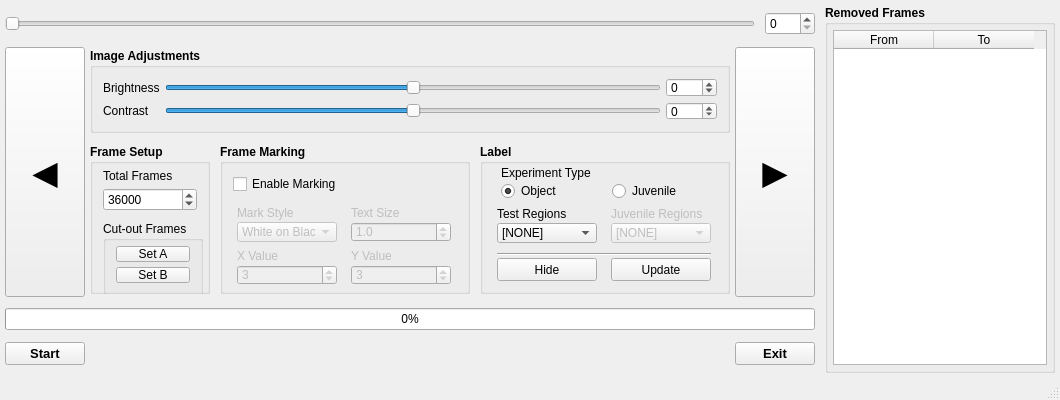
<?xml version="1.0" encoding="UTF-8"?>
<ui version="4.0">
 <class>ControlViewer</class>
 <widget class="QMainWindow" name="ControlViewer">
  <property name="geometry">
   <rect>
    <x>0</x>
    <y>0</y>
    <width>1060</width>
    <height>400</height>
   </rect>
  </property>
  <property name="minimumSize">
   <size>
    <width>1060</width>
    <height>400</height>
   </size>
  </property>
  <property name="maximumSize">
   <size>
    <width>1060</width>
    <height>400</height>
   </size>
  </property>
  <property name="windowTitle">
   <string>MEGIT Pre-Processing Control</string>
  </property>
  <widget class="QWidget" name="frmctrlWidget">
   <layout class="QHBoxLayout" name="mainLayout">
    <property name="spacing">
     <number>10</number>
    </property>
    <property name="leftMargin">
     <number>5</number>
    </property>
    <property name="topMargin">
     <number>5</number>
    </property>
    <property name="rightMargin">
     <number>5</number>
    </property>
    <property name="bottomMargin">
     <number>5</number>
    </property>
    <item>
     <layout class="QVBoxLayout" name="inputsLayout">
      <property name="spacing">
       <number>5</number>
      </property>
      <item>
       <layout class="QHBoxLayout" name="frmsldrLayout">
        <property name="spacing">
         <number>10</number>
        </property>
        <item>
         <widget class="QSlider" name="frameSlider">
          <property name="minimumSize">
           <size>
            <width>0</width>
            <height>25</height>
           </size>
          </property>
          <property name="maximumSize">
           <size>
            <width>16777215</width>
            <height>25</height>
           </size>
          </property>
          <property name="orientation">
           <enum>Qt::Horizontal</enum>
          </property>
         </widget>
        </item>
        <item>
         <widget class="QSpinBox" name="sliderValue">
          <property name="minimumSize">
           <size>
            <width>50</width>
            <height>0</height>
           </size>
          </property>
         </widget>
        </item>
       </layout>
      </item>
      <item>
       <layout class="QHBoxLayout" name="controlsLayout">
        <property name="spacing">
         <number>5</number>
        </property>
        <item>
         <widget class="QPushButton" name="prevButton">
          <property name="minimumSize">
           <size>
            <width>0</width>
            <height>250</height>
           </size>
          </property>
          <property name="font">
           <font>
            <pointsize>25</pointsize>
            <weight>75</weight>
            <bold>true</bold>
           </font>
          </property>
          <property name="text">
           <string>◀</string>
          </property>
         </widget>
        </item>
        <item>
         <layout class="QVBoxLayout" name="settingsLayout">
          <property name="spacing">
           <number>10</number>
          </property>
          <item>
           <widget class="QGroupBox" name="imgadjBox">
            <property name="minimumSize">
             <size>
              <width>0</width>
              <height>85</height>
             </size>
            </property>
            <property name="maximumSize">
             <size>
              <width>16777215</width>
              <height>85</height>
             </size>
            </property>
            <property name="font">
             <font>
              <weight>75</weight>
              <bold>true</bold>
             </font>
            </property>
            <property name="title">
             <string>Image Adjustments</string>
            </property>
            <layout class="QGridLayout" name="imgadjLayout">
             <property name="leftMargin">
              <number>10</number>
             </property>
             <property name="topMargin">
              <number>10</number>
             </property>
             <property name="rightMargin">
              <number>10</number>
             </property>
             <property name="bottomMargin">
              <number>10</number>
             </property>
             <property name="spacing">
              <number>5</number>
             </property>
             <item row="0" column="0">
              <widget class="QLabel" name="brtLabel">
               <property name="font">
                <font>
                 <weight>50</weight>
                 <bold>false</bold>
                </font>
               </property>
               <property name="text">
                <string>Brightness</string>
               </property>
              </widget>
             </item>
             <item row="1" column="0">
              <widget class="QLabel" name="conLabel">
               <property name="font">
                <font>
                 <weight>50</weight>
                 <bold>false</bold>
                </font>
               </property>
               <property name="text">
                <string>Contrast</string>
               </property>
              </widget>
             </item>
             <item row="1" column="2">
              <widget class="QSpinBox" name="conValue">
               <property name="font">
                <font>
                 <weight>50</weight>
                 <bold>false</bold>
                </font>
               </property>
               <property name="minimum">
                <number>-100</number>
               </property>
               <property name="maximum">
                <number>100</number>
               </property>
              </widget>
             </item>
             <item row="0" column="2">
              <widget class="QSpinBox" name="brtValue">
               <property name="font">
                <font>
                 <weight>50</weight>
                 <bold>false</bold>
                </font>
               </property>
               <property name="minimum">
                <number>-150</number>
               </property>
               <property name="maximum">
                <number>150</number>
               </property>
              </widget>
             </item>
             <item row="0" column="1">
              <widget class="QSlider" name="brtSlider">
               <property name="font">
                <font>
                 <weight>50</weight>
                 <bold>false</bold>
                </font>
               </property>
               <property name="minimum">
                <number>-150</number>
               </property>
               <property name="maximum">
                <number>150</number>
               </property>
               <property name="orientation">
                <enum>Qt::Horizontal</enum>
               </property>
              </widget>
             </item>
             <item row="1" column="1">
              <widget class="QSlider" name="conSlider">
               <property name="font">
                <font>
                 <weight>50</weight>
                 <bold>false</bold>
                </font>
               </property>
               <property name="minimum">
                <number>-100</number>
               </property>
               <property name="maximum">
                <number>100</number>
               </property>
               <property name="orientation">
                <enum>Qt::Horizontal</enum>
               </property>
              </widget>
             </item>
            </layout>
           </widget>
          </item>
          <item>
           <layout class="QHBoxLayout" name="featuresLayout">
            <property name="spacing">
             <number>10</number>
            </property>
            <item>
             <widget class="QGroupBox" name="frameGroup">
              <property name="minimumSize">
               <size>
                <width>120</width>
                <height>150</height>
               </size>
              </property>
              <property name="maximumSize">
               <size>
                <width>120</width>
                <height>150</height>
               </size>
              </property>
              <property name="font">
               <font>
                <weight>75</weight>
                <bold>true</bold>
               </font>
              </property>
              <property name="title">
               <string>Frame Setup</string>
              </property>
              <layout class="QVBoxLayout" name="frmctrlLayout">
               <property name="spacing">
                <number>10</number>
               </property>
               <property name="leftMargin">
                <number>10</number>
               </property>
               <property name="topMargin">
                <number>5</number>
               </property>
               <property name="rightMargin">
                <number>10</number>
               </property>
               <property name="bottomMargin">
                <number>10</number>
               </property>
               <item>
                <layout class="QVBoxLayout" name="totfrmLayout">
                 <property name="spacing">
                  <number>5</number>
                 </property>
                 <item>
                  <widget class="QLabel" name="totfrmLabel">
                   <property name="font">
                    <font>
                     <weight>50</weight>
                     <bold>false</bold>
                    </font>
                   </property>
                   <property name="text">
                    <string>Total Frames</string>
                   </property>
                  </widget>
                 </item>
                 <item>
                  <widget class="QSpinBox" name="totfrmBox">
                   <property name="font">
                    <font>
                     <weight>50</weight>
                     <bold>false</bold>
                    </font>
                   </property>
                   <property name="maximum">
                    <number>16777215</number>
                   </property>
                   <property name="value">
                    <number>36000</number>
                   </property>
                  </widget>
                 </item>
                </layout>
               </item>
               <item>
                <widget class="QGroupBox" name="cutfrmBox">
                 <property name="minimumSize">
                  <size>
                   <width>100</width>
                   <height>75</height>
                  </size>
                 </property>
                 <property name="maximumSize">
                  <size>
                   <width>100</width>
                   <height>75</height>
                  </size>
                 </property>
                 <property name="font">
                  <font>
                   <weight>50</weight>
                   <bold>false</bold>
                  </font>
                 </property>
                 <property name="title">
                  <string>Cut-out Frames</string>
                 </property>
                 <layout class="QVBoxLayout" name="cutfrmLayout">
                  <property name="spacing">
                   <number>5</number>
                  </property>
                  <property name="leftMargin">
                   <number>10</number>
                  </property>
                  <property name="topMargin">
                   <number>5</number>
                  </property>
                  <property name="rightMargin">
                   <number>10</number>
                  </property>
                  <property name="bottomMargin">
                   <number>10</number>
                  </property>
                  <item>
                   <widget class="QPushButton" name="cutaButton">
                    <property name="text">
                     <string>Set A</string>
                    </property>
                   </widget>
                  </item>
                  <item>
                   <widget class="QPushButton" name="cutbButton">
                    <property name="text">
                     <string>Set B</string>
                    </property>
                   </widget>
                  </item>
                 </layout>
                </widget>
               </item>
              </layout>
             </widget>
            </item>
            <item>
             <widget class="QGroupBox" name="frmmrkBox">
              <property name="minimumSize">
               <size>
                <width>250</width>
                <height>150</height>
               </size>
              </property>
              <property name="maximumSize">
               <size>
                <width>250</width>
                <height>150</height>
               </size>
              </property>
              <property name="font">
               <font>
                <weight>75</weight>
                <bold>true</bold>
               </font>
              </property>
              <property name="title">
               <string>Frame Marking</string>
              </property>
              <layout class="QVBoxLayout" name="frmmrkLayout">
               <property name="spacing">
                <number>12</number>
               </property>
               <property name="leftMargin">
                <number>10</number>
               </property>
               <property name="topMargin">
                <number>10</number>
               </property>
               <property name="rightMargin">
                <number>10</number>
               </property>
               <property name="bottomMargin">
                <number>10</number>
               </property>
               <item>
                <widget class="QCheckBox" name="mrkCheck">
                 <property name="font">
                  <font>
                   <weight>50</weight>
                   <bold>false</bold>
                  </font>
                 </property>
                 <property name="text">
                  <string>Enable Marking</string>
                 </property>
                </widget>
               </item>
               <item>
                <layout class="QGridLayout" name="textLayout">
                 <property name="horizontalSpacing">
                  <number>10</number>
                 </property>
                 <property name="verticalSpacing">
                  <number>2</number>
                 </property>
                 <item row="0" column="0">
                  <widget class="QLabel" name="colourLabel">
                   <property name="enabled">
                    <bool>false</bool>
                   </property>
                   <property name="font">
                    <font>
                     <weight>50</weight>
                     <bold>false</bold>
                    </font>
                   </property>
                   <property name="text">
                    <string>Mark Style</string>
                   </property>
                  </widget>
                 </item>
                 <item row="0" column="1">
                  <widget class="QLabel" name="sizeLabel">
                   <property name="enabled">
                    <bool>false</bool>
                   </property>
                   <property name="font">
                    <font>
                     <weight>50</weight>
                     <bold>false</bold>
                    </font>
                   </property>
                   <property name="text">
                    <string>Text Size</string>
                   </property>
                  </widget>
                 </item>
                 <item row="1" column="0">
                  <widget class="QComboBox" name="mrkMode">
                   <property name="enabled">
                    <bool>false</bool>
                   </property>
                   <property name="minimumSize">
                    <size>
                     <width>100</width>
                     <height>20</height>
                    </size>
                   </property>
                   <property name="maximumSize">
                    <size>
                     <width>100</width>
                     <height>20</height>
                    </size>
                   </property>
                   <property name="font">
                    <font>
                     <weight>50</weight>
                     <bold>false</bold>
                    </font>
                   </property>
                   <property name="currentIndex">
                    <number>3</number>
                   </property>
                   <item>
                    <property name="text">
                     <string>Black</string>
                    </property>
                   </item>
                   <item>
                    <property name="text">
                     <string>White</string>
                    </property>
                   </item>
                   <item>
                    <property name="text">
                     <string>Black on White</string>
                    </property>
                   </item>
                   <item>
                    <property name="text">
                     <string>White on Black</string>
                    </property>
                   </item>
                  </widget>
                 </item>
                 <item row="1" column="1">
                  <widget class="QDoubleSpinBox" name="sizeValue">
                   <property name="enabled">
                    <bool>false</bool>
                   </property>
                   <property name="minimumSize">
                    <size>
                     <width>100</width>
                     <height>20</height>
                    </size>
                   </property>
                   <property name="maximumSize">
                    <size>
                     <width>100</width>
                     <height>20</height>
                    </size>
                   </property>
                   <property name="font">
                    <font>
                     <weight>50</weight>
                     <bold>false</bold>
                    </font>
                   </property>
                   <property name="decimals">
                    <number>1</number>
                   </property>
                   <property name="value">
                    <double>1.000000000000000</double>
                   </property>
                  </widget>
                 </item>
                </layout>
               </item>
               <item>
                <layout class="QGridLayout" name="cordLayout">
                 <property name="horizontalSpacing">
                  <number>10</number>
                 </property>
                 <property name="verticalSpacing">
                  <number>2</number>
                 </property>
                 <item row="0" column="0">
                  <widget class="QLabel" name="xLabel">
                   <property name="enabled">
                    <bool>false</bool>
                   </property>
                   <property name="font">
                    <font>
                     <weight>50</weight>
                     <bold>false</bold>
                    </font>
                   </property>
                   <property name="text">
                    <string>X Value</string>
                   </property>
                  </widget>
                 </item>
                 <item row="0" column="1">
                  <widget class="QLabel" name="yLabel">
                   <property name="enabled">
                    <bool>false</bool>
                   </property>
                   <property name="font">
                    <font>
                     <weight>50</weight>
                     <bold>false</bold>
                    </font>
                   </property>
                   <property name="text">
                    <string>Y Value</string>
                   </property>
                  </widget>
                 </item>
                 <item row="1" column="0">
                  <widget class="QSpinBox" name="xValue">
                   <property name="enabled">
                    <bool>false</bool>
                   </property>
                   <property name="minimumSize">
                    <size>
                     <width>100</width>
                     <height>20</height>
                    </size>
                   </property>
                   <property name="maximumSize">
                    <size>
                     <width>100</width>
                     <height>20</height>
                    </size>
                   </property>
                   <property name="font">
                    <font>
                     <weight>50</weight>
                     <bold>false</bold>
                    </font>
                   </property>
                   <property name="minimum">
                    <number>-1</number>
                   </property>
                   <property name="value">
                    <number>3</number>
                   </property>
                  </widget>
                 </item>
                 <item row="1" column="1">
                  <widget class="QSpinBox" name="yValue">
                   <property name="enabled">
                    <bool>false</bool>
                   </property>
                   <property name="minimumSize">
                    <size>
                     <width>100</width>
                     <height>20</height>
                    </size>
                   </property>
                   <property name="maximumSize">
                    <size>
                     <width>100</width>
                     <height>20</height>
                    </size>
                   </property>
                   <property name="font">
                    <font>
                     <weight>50</weight>
                     <bold>false</bold>
                    </font>
                   </property>
                   <property name="minimum">
                    <number>-1</number>
                   </property>
                   <property name="value">
                    <number>3</number>
                   </property>
                  </widget>
                 </item>
                </layout>
               </item>
              </layout>
             </widget>
            </item>
            <item>
             <widget class="QGroupBox" name="labelGroup">
              <property name="minimumSize">
               <size>
                <width>250</width>
                <height>150</height>
               </size>
              </property>
              <property name="maximumSize">
               <size>
                <width>250</width>
                <height>150</height>
               </size>
              </property>
              <property name="font">
               <font>
                <weight>75</weight>
                <bold>true</bold>
               </font>
              </property>
              <property name="title">
               <string>Label</string>
              </property>
              <layout class="QVBoxLayout" name="labelLayout">
               <property name="spacing">
                <number>5</number>
               </property>
               <property name="leftMargin">
                <number>10</number>
               </property>
               <property name="topMargin">
                <number>0</number>
               </property>
               <property name="rightMargin">
                <number>10</number>
               </property>
               <property name="bottomMargin">
                <number>10</number>
               </property>
               <item>
                <layout class="QGridLayout" name="modeLayout">
                 <property name="leftMargin">
                  <number>8</number>
                 </property>
                 <property name="rightMargin">
                  <number>0</number>
                 </property>
                 <property name="horizontalSpacing">
                  <number>5</number>
                 </property>
                 <property name="verticalSpacing">
                  <number>0</number>
                 </property>
                 <item row="0" column="0">
                  <widget class="QLabel" name="expLabel">
                   <property name="font">
                    <font>
                     <weight>50</weight>
                     <bold>false</bold>
                    </font>
                   </property>
                   <property name="text">
                    <string>Experiment Type</string>
                   </property>
                  </widget>
                 </item>
                 <item row="1" column="0">
                  <widget class="QRadioButton" name="objButton">
                   <property name="font">
                    <font>
                     <weight>50</weight>
                     <bold>false</bold>
                    </font>
                   </property>
                   <property name="text">
                    <string>Object</string>
                   </property>
                   <property name="checked">
                    <bool>true</bool>
                   </property>
                   <attribute name="buttonGroup">
                    <string notr="true">modeGroup</string>
                   </attribute>
                  </widget>
                 </item>
                 <item row="1" column="1">
                  <widget class="QRadioButton" name="juvButton">
                   <property name="font">
                    <font>
                     <weight>50</weight>
                     <bold>false</bold>
                    </font>
                   </property>
                   <property name="text">
                    <string>Juvenile</string>
                   </property>
                   <attribute name="buttonGroup">
                    <string notr="true">modeGroup</string>
                   </attribute>
                  </widget>
                 </item>
                </layout>
               </item>
               <item>
                <layout class="QGridLayout" name="lblselLayout">
                 <property name="horizontalSpacing">
                  <number>10</number>
                 </property>
                 <property name="verticalSpacing">
                  <number>2</number>
                 </property>
                 <item row="0" column="0">
                  <widget class="QLabel" name="tgtLabel">
                   <property name="font">
                    <font>
                     <weight>50</weight>
                     <bold>false</bold>
                    </font>
                   </property>
                   <property name="text">
                    <string>Test Regions</string>
                   </property>
                  </widget>
                 </item>
                 <item row="0" column="1">
                  <widget class="QLabel" name="juvLabel">
                   <property name="enabled">
                    <bool>false</bool>
                   </property>
                   <property name="font">
                    <font>
                     <weight>50</weight>
                     <bold>false</bold>
                    </font>
                   </property>
                   <property name="text">
                    <string>Juvenile Regions</string>
                   </property>
                  </widget>
                 </item>
                 <item row="1" column="0">
                  <widget class="QComboBox" name="tgtBox">
                   <property name="minimumSize">
                    <size>
                     <width>100</width>
                     <height>20</height>
                    </size>
                   </property>
                   <property name="maximumSize">
                    <size>
                     <width>100</width>
                     <height>20</height>
                    </size>
                   </property>
                   <property name="font">
                    <font>
                     <weight>50</weight>
                     <bold>false</bold>
                    </font>
                   </property>
                   <item>
                    <property name="text">
                     <string>[NONE]</string>
                    </property>
                   </item>
                   <item>
                    <property name="text">
                     <string>Gap</string>
                    </property>
                   </item>
                   <item>
                    <property name="text">
                     <string>Top</string>
                    </property>
                   </item>
                   <item>
                    <property name="text">
                     <string>Bottom</string>
                    </property>
                   </item>
                  </widget>
                 </item>
                 <item row="1" column="1">
                  <widget class="QComboBox" name="juvBox">
                   <property name="enabled">
                    <bool>false</bool>
                   </property>
                   <property name="minimumSize">
                    <size>
                     <width>100</width>
                     <height>20</height>
                    </size>
                   </property>
                   <property name="maximumSize">
                    <size>
                     <width>100</width>
                     <height>20</height>
                    </size>
                   </property>
                   <property name="font">
                    <font>
                     <weight>50</weight>
                     <bold>false</bold>
                    </font>
                   </property>
                   <item>
                    <property name="text">
                     <string>[NONE]</string>
                    </property>
                   </item>
                   <item>
                    <property name="text">
                     <string>Gap</string>
                    </property>
                   </item>
                   <item>
                    <property name="text">
                     <string>Top</string>
                    </property>
                   </item>
                   <item>
                    <property name="text">
                     <string>Bottom</string>
                    </property>
                   </item>
                  </widget>
                 </item>
                </layout>
               </item>
               <item>
                <layout class="QGridLayout" name="lblctrlLayout">
                 <property name="topMargin">
                  <number>5</number>
                 </property>
                 <property name="horizontalSpacing">
                  <number>10</number>
                 </property>
                 <property name="verticalSpacing">
                  <number>2</number>
                 </property>
                 <item row="0" column="0" colspan="2">
                  <widget class="Line" name="labelLine">
                   <property name="orientation">
                    <enum>Qt::Horizontal</enum>
                   </property>
                  </widget>
                 </item>
                 <item row="1" column="0">
                  <widget class="QPushButton" name="hidButton">
                   <property name="sizePolicy">
                    <sizepolicy hsizetype="Fixed" vsizetype="Fixed">
                     <horstretch>0</horstretch>
                     <verstretch>0</verstretch>
                    </sizepolicy>
                   </property>
                   <property name="minimumSize">
                    <size>
                     <width>100</width>
                     <height>23</height>
                    </size>
                   </property>
                   <property name="maximumSize">
                    <size>
                     <width>100</width>
                     <height>23</height>
                    </size>
                   </property>
                   <property name="font">
                    <font>
                     <weight>50</weight>
                     <bold>false</bold>
                    </font>
                   </property>
                   <property name="text">
                    <string>Hide</string>
                   </property>
                  </widget>
                 </item>
                 <item row="1" column="1">
                  <widget class="QPushButton" name="updButton">
                   <property name="sizePolicy">
                    <sizepolicy hsizetype="Fixed" vsizetype="Fixed">
                     <horstretch>0</horstretch>
                     <verstretch>0</verstretch>
                    </sizepolicy>
                   </property>
                   <property name="minimumSize">
                    <size>
                     <width>100</width>
                     <height>23</height>
                    </size>
                   </property>
                   <property name="maximumSize">
                    <size>
                     <width>100</width>
                     <height>23</height>
                    </size>
                   </property>
                   <property name="font">
                    <font>
                     <weight>50</weight>
                     <bold>false</bold>
                    </font>
                   </property>
                   <property name="text">
                    <string>Update</string>
                   </property>
                  </widget>
                 </item>
                </layout>
               </item>
              </layout>
             </widget>
            </item>
           </layout>
          </item>
         </layout>
        </item>
        <item>
         <widget class="QPushButton" name="nextButton">
          <property name="minimumSize">
           <size>
            <width>0</width>
            <height>250</height>
           </size>
          </property>
          <property name="font">
           <font>
            <pointsize>25</pointsize>
            <weight>75</weight>
            <bold>true</bold>
           </font>
          </property>
          <property name="text">
           <string>▶</string>
          </property>
         </widget>
        </item>
       </layout>
      </item>
      <item>
       <widget class="QProgressBar" name="progressBar">
        <property name="value">
         <number>0</number>
        </property>
       </widget>
      </item>
      <item>
       <layout class="QHBoxLayout" name="progctrlLayout">
        <property name="spacing">
         <number>10</number>
        </property>
        <item>
         <widget class="QPushButton" name="startButton">
          <property name="font">
           <font>
            <pointsize>10</pointsize>
            <weight>75</weight>
            <bold>true</bold>
           </font>
          </property>
          <property name="text">
           <string>Start</string>
          </property>
         </widget>
        </item>
        <item>
         <spacer name="progctrltSpacer">
          <property name="orientation">
           <enum>Qt::Horizontal</enum>
          </property>
          <property name="sizeHint" stdset="0">
           <size>
            <width>40</width>
            <height>25</height>
           </size>
          </property>
         </spacer>
        </item>
        <item>
         <widget class="QPushButton" name="exitButton">
          <property name="font">
           <font>
            <pointsize>10</pointsize>
            <weight>75</weight>
            <bold>true</bold>
           </font>
          </property>
          <property name="text">
           <string>Exit</string>
          </property>
         </widget>
        </item>
       </layout>
      </item>
     </layout>
    </item>
    <item>
     <widget class="QGroupBox" name="frmoutBox">
      <property name="font">
       <font>
        <weight>75</weight>
        <bold>true</bold>
       </font>
      </property>
      <property name="title">
       <string>Removed Frames</string>
      </property>
      <layout class="QVBoxLayout" name="frmoutLayout">
       <property name="spacing">
        <number>0</number>
       </property>
       <property name="leftMargin">
        <number>5</number>
       </property>
       <property name="topMargin">
        <number>5</number>
       </property>
       <property name="rightMargin">
        <number>5</number>
       </property>
       <property name="bottomMargin">
        <number>5</number>
       </property>
       <item>
        <widget class="QTableWidget" name="frmoutTable">
         <property name="enabled">
          <bool>true</bool>
         </property>
         <property name="font">
          <font>
           <weight>50</weight>
           <bold>false</bold>
          </font>
         </property>
         <column>
          <property name="text">
           <string>From</string>
          </property>
         </column>
         <column>
          <property name="text">
           <string>To</string>
          </property>
         </column>
        </widget>
       </item>
      </layout>
     </widget>
    </item>
   </layout>
  </widget>
  <widget class="QStatusBar" name="statusBar"/>
  <widget class="QMenuBar" name="menuBar">
   <property name="geometry">
    <rect>
     <x>0</x>
     <y>0</y>
     <width>1060</width>
     <height>21</height>
    </rect>
   </property>
  </widget>
 </widget>
 <tabstops>
  <tabstop>frameSlider</tabstop>
  <tabstop>sliderValue</tabstop>
  <tabstop>brtSlider</tabstop>
  <tabstop>brtValue</tabstop>
  <tabstop>conSlider</tabstop>
  <tabstop>conValue</tabstop>
  <tabstop>totfrmBox</tabstop>
  <tabstop>cutaButton</tabstop>
  <tabstop>cutbButton</tabstop>
  <tabstop>mrkCheck</tabstop>
  <tabstop>mrkMode</tabstop>
  <tabstop>sizeValue</tabstop>
  <tabstop>xValue</tabstop>
  <tabstop>yValue</tabstop>
  <tabstop>objButton</tabstop>
  <tabstop>juvButton</tabstop>
  <tabstop>tgtBox</tabstop>
  <tabstop>juvBox</tabstop>
  <tabstop>hidButton</tabstop>
  <tabstop>updButton</tabstop>
  <tabstop>startButton</tabstop>
  <tabstop>exitButton</tabstop>
  <tabstop>prevButton</tabstop>
  <tabstop>nextButton</tabstop>
  <tabstop>frmoutTable</tabstop>
 </tabstops>
 <resources/>
 <connections>
  <connection>
   <sender>frameSlider</sender>
   <signal>valueChanged(int)</signal>
   <receiver>sliderValue</receiver>
   <slot>setValue(int)</slot>
   <hints>
    <hint type="sourcelabel">
     <x>84</x>
     <y>46</y>
    </hint>
    <hint type="destinationlabel">
     <x>810</x>
     <y>51</y>
    </hint>
   </hints>
  </connection>
  <connection>
   <sender>sliderValue</sender>
   <signal>valueChanged(int)</signal>
   <receiver>frameSlider</receiver>
   <slot>setValue(int)</slot>
   <hints>
    <hint type="sourcelabel">
     <x>810</x>
     <y>51</y>
    </hint>
    <hint type="destinationlabel">
     <x>84</x>
     <y>46</y>
    </hint>
   </hints>
  </connection>
  <connection>
   <sender>prevButton</sender>
   <signal>clicked()</signal>
   <receiver>sliderValue</receiver>
   <slot>stepDown()</slot>
   <hints>
    <hint type="sourcelabel">
     <x>66</x>
     <y>208</y>
    </hint>
    <hint type="destinationlabel">
     <x>810</x>
     <y>51</y>
    </hint>
   </hints>
  </connection>
  <connection>
   <sender>nextButton</sender>
   <signal>clicked()</signal>
   <receiver>sliderValue</receiver>
   <slot>stepUp()</slot>
   <hints>
    <hint type="sourcelabel">
     <x>810</x>
     <y>312</y>
    </hint>
    <hint type="destinationlabel">
     <x>810</x>
     <y>51</y>
    </hint>
   </hints>
  </connection>
  <connection>
   <sender>brtSlider</sender>
   <signal>valueChanged(int)</signal>
   <receiver>brtValue</receiver>
   <slot>setValue(int)</slot>
   <hints>
    <hint type="sourcelabel">
     <x>595</x>
     <y>109</y>
    </hint>
    <hint type="destinationlabel">
     <x>718</x>
     <y>108</y>
    </hint>
   </hints>
  </connection>
  <connection>
   <sender>brtValue</sender>
   <signal>valueChanged(int)</signal>
   <receiver>brtSlider</receiver>
   <slot>setValue(int)</slot>
   <hints>
    <hint type="sourcelabel">
     <x>718</x>
     <y>108</y>
    </hint>
    <hint type="destinationlabel">
     <x>595</x>
     <y>109</y>
    </hint>
   </hints>
  </connection>
  <connection>
   <sender>conSlider</sender>
   <signal>valueChanged(int)</signal>
   <receiver>conValue</receiver>
   <slot>setValue(int)</slot>
   <hints>
    <hint type="sourcelabel">
     <x>595</x>
     <y>136</y>
    </hint>
    <hint type="destinationlabel">
     <x>718</x>
     <y>135</y>
    </hint>
   </hints>
  </connection>
  <connection>
   <sender>conValue</sender>
   <signal>valueChanged(int)</signal>
   <receiver>conSlider</receiver>
   <slot>setValue(int)</slot>
   <hints>
    <hint type="sourcelabel">
     <x>718</x>
     <y>135</y>
    </hint>
    <hint type="destinationlabel">
     <x>595</x>
     <y>136</y>
    </hint>
   </hints>
  </connection>
  <connection>
   <sender>juvButton</sender>
   <signal>toggled(bool)</signal>
   <receiver>juvBox</receiver>
   <slot>setEnabled(bool)</slot>
   <hints>
    <hint type="sourcelabel">
     <x>716</x>
     <y>210</y>
    </hint>
    <hint type="destinationlabel">
     <x>710</x>
     <y>254</y>
    </hint>
   </hints>
  </connection>
  <connection>
   <sender>juvButton</sender>
   <signal>toggled(bool)</signal>
   <receiver>juvLabel</receiver>
   <slot>setEnabled(bool)</slot>
   <hints>
    <hint type="sourcelabel">
     <x>716</x>
     <y>210</y>
    </hint>
    <hint type="destinationlabel">
     <x>710</x>
     <y>232</y>
    </hint>
   </hints>
  </connection>
  <connection>
   <sender>mrkCheck</sender>
   <signal>clicked(bool)</signal>
   <receiver>colourLabel</receiver>
   <slot>setEnabled(bool)</slot>
   <hints>
    <hint type="sourcelabel">
     <x>457</x>
     <y>200</y>
    </hint>
    <hint type="destinationlabel">
     <x>335</x>
     <y>226</y>
    </hint>
   </hints>
  </connection>
  <connection>
   <sender>mrkCheck</sender>
   <signal>clicked(bool)</signal>
   <receiver>mrkMode</receiver>
   <slot>setEnabled(bool)</slot>
   <hints>
    <hint type="sourcelabel">
     <x>457</x>
     <y>200</y>
    </hint>
    <hint type="destinationlabel">
     <x>335</x>
     <y>248</y>
    </hint>
   </hints>
  </connection>
  <connection>
   <sender>mrkCheck</sender>
   <signal>clicked(bool)</signal>
   <receiver>sizeLabel</receiver>
   <slot>setEnabled(bool)</slot>
   <hints>
    <hint type="sourcelabel">
     <x>457</x>
     <y>200</y>
    </hint>
    <hint type="destinationlabel">
     <x>450</x>
     <y>226</y>
    </hint>
   </hints>
  </connection>
  <connection>
   <sender>mrkCheck</sender>
   <signal>clicked(bool)</signal>
   <receiver>sizeValue</receiver>
   <slot>setEnabled(bool)</slot>
   <hints>
    <hint type="sourcelabel">
     <x>457</x>
     <y>200</y>
    </hint>
    <hint type="destinationlabel">
     <x>450</x>
     <y>248</y>
    </hint>
   </hints>
  </connection>
  <connection>
   <sender>mrkCheck</sender>
   <signal>clicked(bool)</signal>
   <receiver>xLabel</receiver>
   <slot>setEnabled(bool)</slot>
   <hints>
    <hint type="sourcelabel">
     <x>457</x>
     <y>200</y>
    </hint>
    <hint type="destinationlabel">
     <x>335</x>
     <y>275</y>
    </hint>
   </hints>
  </connection>
  <connection>
   <sender>mrkCheck</sender>
   <signal>clicked(bool)</signal>
   <receiver>xValue</receiver>
   <slot>setEnabled(bool)</slot>
   <hints>
    <hint type="sourcelabel">
     <x>457</x>
     <y>200</y>
    </hint>
    <hint type="destinationlabel">
     <x>335</x>
     <y>297</y>
    </hint>
   </hints>
  </connection>
  <connection>
   <sender>mrkCheck</sender>
   <signal>clicked(bool)</signal>
   <receiver>yLabel</receiver>
   <slot>setEnabled(bool)</slot>
   <hints>
    <hint type="sourcelabel">
     <x>457</x>
     <y>200</y>
    </hint>
    <hint type="destinationlabel">
     <x>450</x>
     <y>275</y>
    </hint>
   </hints>
  </connection>
  <connection>
   <sender>mrkCheck</sender>
   <signal>clicked(bool)</signal>
   <receiver>yValue</receiver>
   <slot>setEnabled(bool)</slot>
   <hints>
    <hint type="sourcelabel">
     <x>457</x>
     <y>200</y>
    </hint>
    <hint type="destinationlabel">
     <x>450</x>
     <y>297</y>
    </hint>
   </hints>
  </connection>
 </connections>
 <buttongroups>
  <buttongroup name="modeGroup"/>
 </buttongroups>
</ui>
